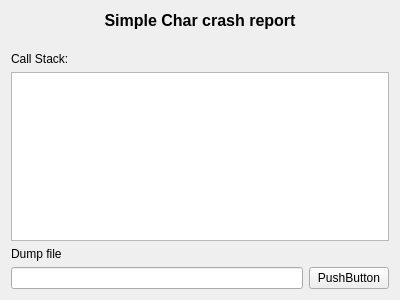
<?xml version="1.0" encoding="UTF-8"?>
<ui version="4.0">
 <class>report</class>
 <widget class="QWidget" name="report">
  <property name="geometry">
   <rect>
    <x>0</x>
    <y>0</y>
    <width>400</width>
    <height>300</height>
   </rect>
  </property>
  <property name="windowTitle">
   <string>report</string>
  </property>
  <layout class="QGridLayout" name="gridLayout_2">
   <item row="0" column="0">
    <layout class="QVBoxLayout" name="verticalLayout">
     <item>
      <widget class="QLabel" name="label">
       <property name="font">
        <font>
         <pointsize>12</pointsize>
         <weight>75</weight>
         <bold>true</bold>
        </font>
       </property>
       <property name="text">
        <string>Simple Char crash report</string>
       </property>
       <property name="alignment">
        <set>Qt::AlignCenter</set>
       </property>
      </widget>
     </item>
     <item>
      <spacer name="verticalSpacer">
       <property name="orientation">
        <enum>Qt::Vertical</enum>
       </property>
       <property name="sizeHint" stdset="0">
        <size>
         <width>20</width>
         <height>40</height>
        </size>
       </property>
      </spacer>
     </item>
     <item>
      <widget class="QLabel" name="label_2">
       <property name="text">
        <string>Call Stack:</string>
       </property>
      </widget>
     </item>
     <item>
      <widget class="QTextEdit" name="CallStack">
       <property name="readOnly">
        <bool>true</bool>
       </property>
      </widget>
     </item>
     <item>
      <widget class="QLabel" name="label_3">
       <property name="text">
        <string>Dump file</string>
       </property>
      </widget>
     </item>
     <item>
      <layout class="QHBoxLayout" name="horizontalLayout">
       <item>
        <widget class="QLineEdit" name="PathDump"/>
       </item>
       <item>
        <widget class="QPushButton" name="SaveDump">
         <property name="text">
          <string>PushButton</string>
         </property>
        </widget>
       </item>
      </layout>
     </item>
    </layout>
   </item>
  </layout>
 </widget>
 <layoutdefault spacing="6" margin="11"/>
 <resources/>
 <connections/>
</ui>
